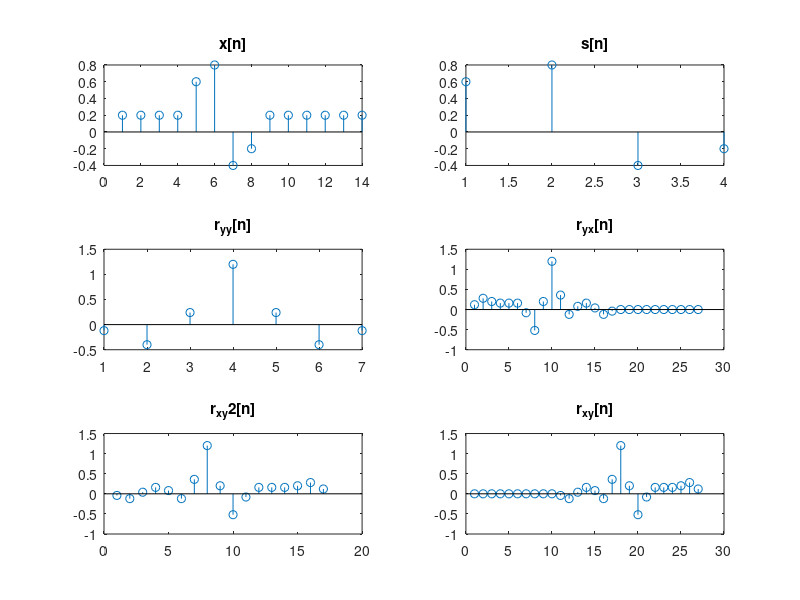

MATLAB code to generate this figure: (Note: this script raises an error after producing the figure.)
close all; clear all;
x = 0.2*[1 1 1 1 3 4 -2 -1 1 1 1 1 1 1];
y = 0.2*[3 4 -2 -1];
ryy = xcorr(y,y);
ryx = xcorr(y,x);
rxy = xcorr(x,y);
rxy2 = conv(x,fliplr(y));
figure;
a1 = subplot(321); stem(x); title('x[n]');
a2 = subplot(322); stem(y); title('s[n]');
a3 = subplot(323); stem(ryy); title('r_{yy}[n]');
a4 = subplot(324); stem(ryx); title('r_{yx}[n]');
a6 = subplot(326); stem(rxy); title('r_{xy}[n]');
a5 = subplot(325); stem(rxy2); title('r_{xy}2[n]');
axis([a1 a2 a3 a4 a5 a6],[0 25 -1 1.5]);
%%% Compare their lengths